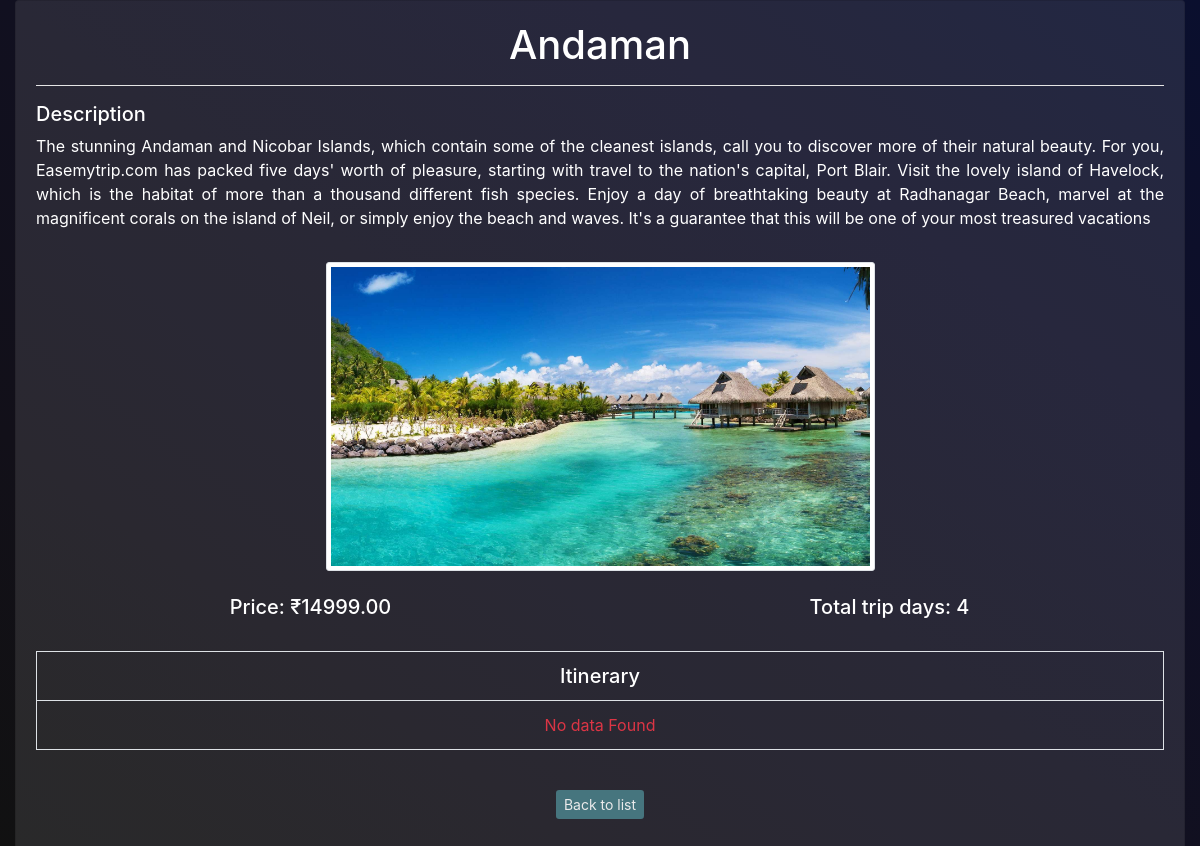
Screenshot of /get-tour-detail-view/4/ (signed in) with the database file from the repository.
### admin_app/models.py (models this page shows)
class TourList(models.Model):
    place_name = models.CharField(max_length=255)
    description = models.TextField()
    price = models.DecimalField(max_digits=10,decimal_places=2)
    image = models.FileField(upload_to='uploads/images')
    total_trip_days = models.IntegerField()
    created_at = models.DateTimeField(auto_now_add= True)

### admin_app/views.py (the view)
# urls.py: path('get-tour-detail-view/<int:tour_id>/',views.get_tour_view_data,name='get_tour_detail_view'),
@login_required(login_url='/')
def get_tour_view_data(request,tour_id):
    if request.method == 'GET':
        try:
            tour_itinerary_instance = Itinerary.objects.filter(tour = tour_id).order_by('day')
            tour_instance = TourList.objects.get(pk = tour_id)
            print([data.tour.place_name  for data in tour_itinerary_instance ])
        except Itinerary.DoesNotExist:
            messages.error(request,'Invalid tour place id')
            return redirect('/get-tour-plans')
        return render(request,'tour_pages/admin_tour_view_page.html',{'tour_instance':tour_instance,'tour_itinerary_instance':tour_itinerary_instance})
    return render(request,'tour_pages/admin_tour_list_page.html')

### admin_app/templates/tour_pages/admin_tour_view_page.html (shortened to what this page needs)
{% extends 'layout/base_layout.html' %}
{% block content %}
    <div class="container-fluid">
      <div class="row">
        <div class="col-12" id="card">
          <div class="card" id="viewCardBody">
            <div class="card-body">
              {% if tour_instance %}
              <h1 class="card-title text-center text-white">
                {{tour_instance.place_name}}
              </h1>
              <hr class="bg-white" />
              <h5 class="text-white">Description</h5>
              <p class="card-text text-justify text-white">
                {{tour_instance.description}}
              </p>
              <div class="row">
                <div class="col-3"></div>
                <div
                  class="col-6"
                  style="display: flex; justify-content: center"
                >
                  <img
                    class="card-img img-thumbnail mt-3"
                    src="/media/{{tour_instance.image}}"
                    alt="img"
                    style="aspect-ratio: 16/9"
                  />
                </div>
              </div>
              <div class="row text-white mt-4 h5">
                <div class="col text-center">
                  Price:&nbsp;&#8377;{{tour_instance.price}}
                </div>
                <div class="col text-center h5">
                  Total trip days:&nbsp;{{tour_instance.total_trip_days}}
                </div>
              </div>
              <div class="table-responsive mt-4">
                <table class="table table-bordered text-white">
                  <tr>
              {% endif %}
                <th colspan="2" class="text-center h5">Itinerary</th>
              </tr>
              {% if tour_itinerary_instance %}
              {% for data in tour_itinerary_instance %}
              <tr>
                    <td class="align-middle w-25 text-center">Day {{data.day}}</td>
                    <td>
                      {{data.activities}}
                    </td>
                  </tr>
                  {% endfor %}
                  {% else %}
                  <tr>
                    <td class="align-middle w-25 text-center text-danger">No data Found</td>
                  </tr>
                {% endif %}
                </table>
              </div>
              <div class="d-flex justify-content-center">
                <a
                  href="{% url 'get_tour_list' %}"
                  class="btn btn-sm text-white my-4"
                  id="back-btn"
                  style="background-color: #4a7e87; border: none"
                  >Back to list</a
                >
              </div>
            </div>
          </div>
        </div>
      </div>
    </div>
{% endblock %}

### admin_app/templates/tour_pages/admin_tour_view_page.html (style rules this page uses)
body { background-image: linear-gradient( to right top, #111111, #121019, #111020, #0f0f27, #0a0f2e ); min-height: 100vh; height: 100%; }
#back-btn { opacity: 0.9; }
#viewCardBody { background-color: rgba(255, 255, 255, 0.1); }

### rows the page displays
TourList: place_name "Andaman", description "The stunning Andaman and Nicobar Islands, which contain some of the cleanest islands, call you to discover more of their natural beauty. For you, Easemytrip.com has packed five days' worth of pleasure, starting with travel to the nation's capital, Port Blair. Visit the lovely island of Havelock, which is the habitat of more than a thousand different fish species. Enjoy a day of breathtaking beauty at Radhanagar Beach, marvel at the magnificent corals on the island of Neil, or simply enjoy the beach and waves. It's a guarantee that this will be one of your most treasured vacations", image (picture), price "14999.00", total_trip_days "4"
